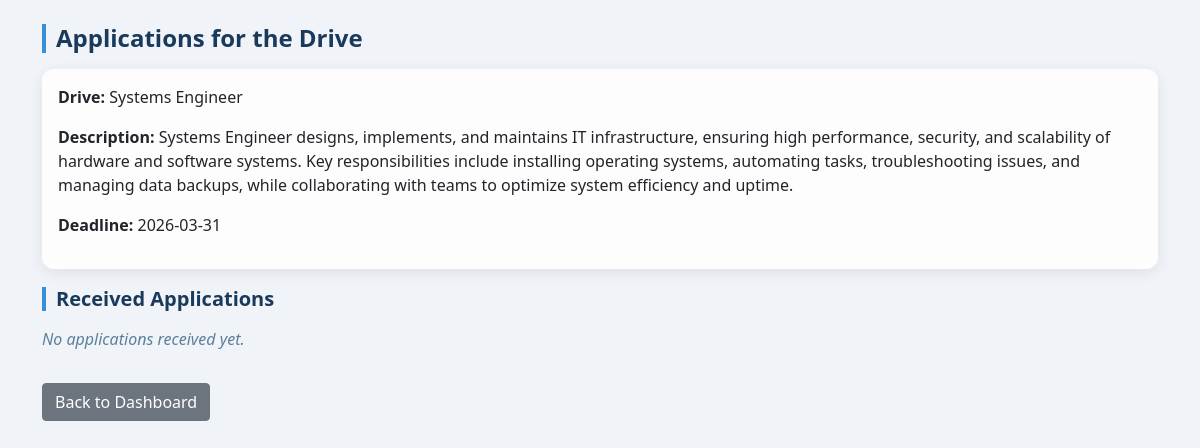
/view_applicants/3, run on an earlier commit of the app's database.
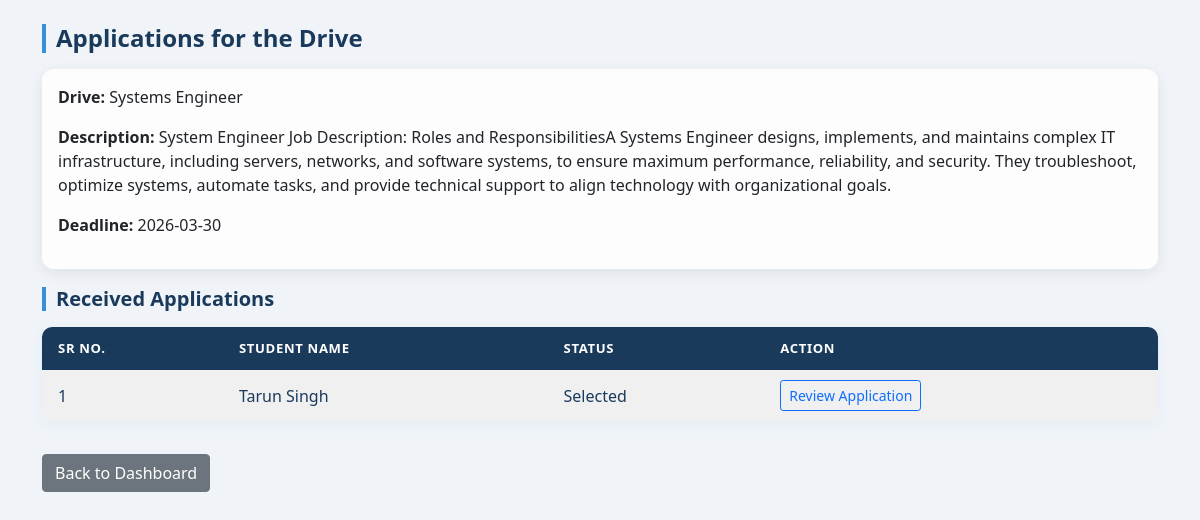
And on a later commit of the database.
### application/models.py (models this page shows)
class Drive(db.Model):
    __tablename__ = 'drive'
    id = db.Column(db.Integer, primary_key=True)
    company_id = db.Column(db.Integer, db.ForeignKey('company.id'), nullable=False)
    drive_name = db.Column(db.String(150), nullable=False)
    job_title = db.Column(db.String(200), nullable=False)
    job_description = db.Column(db.Text, nullable=False)
    eligibility = db.Column(db.String(300))
    salary = db.Column(db.String(100))
    deadline = db.Column(db.Date, nullable=False)
    status = db.Column(db.String(20), default="Pending")
    created_at = db.Column(db.DateTime, default=lambda: datetime.now(timezone.utc))
    applications = db.relationship('Application', backref='drive', lazy=True)

class Application(db.Model):
    __tablename__ = 'application'
    id = db.Column(db.Integer, primary_key=True)
    student_id = db.Column(db.Integer, db.ForeignKey('student.id'), nullable=False)
    drive_id = db.Column(db.Integer, db.ForeignKey('drive.id'), nullable=False)
    company_id = db.Column(db.Integer, db.ForeignKey('company.id'), nullable=False)
    applied_on = db.Column(db.DateTime, default=lambda: datetime.now(timezone.utc))
    status = db.Column(db.String(30), default="Applied")
    __table_args__ = (
        UniqueConstraint('student_id', 'drive_id', name='unique_application'),)

class Student(db.Model):
    __tablename__ = 'student'
    id = db.Column(db.Integer, primary_key=True)
    fullname = db.Column(db.String(150), nullable=False)
    user_id = db.Column(db.Integer, db.ForeignKey('user.id'), nullable=False)
    education = db.Column(db.String(200))
    skills = db.Column(db.String(300))
    resume_filename = db.Column(db.String(200))
    applications = db.relationship('Application', backref='student', lazy=True)

### application/controllers.py (the view)
@app.route("/view_applicants/<int:drive_id>")
def view_applicants(drive_id):
    drive = Drive.query.get(drive_id)
    applications = Application.query.filter_by(drive_id=drive_id).all()
    return render_template(
        "company_view_applicants.html",
        drive=drive,
        applications=applications
    )

### templates/company_view_applicants.html (shortened to what this page needs)
<!DOCTYPE html>
<html>
<head>
  <link href="https://cdn.jsdelivr.net/npm/bootstrap@5.0.2/dist/css/bootstrap.min.css" rel="stylesheet">
  <link rel="stylesheet" href="/static/style.css">
</head>
<body>
<div class="container mt-4">
  <h4>Applications for the Drive</h4>
  <div class="card p-3 mb-3">
    <p><strong>Drive:</strong> {{ drive.job_title }}</p>
    <p><strong>Description:</strong> {{ drive.job_description }}</p>
    <p><strong>Deadline:</strong> {{ drive.deadline }}</p>
  </div>
  <h5>Received Applications</h5>
  {% if applications %}
  <table class="table table-striped">
    <thead>
      <tr>
        <th>Sr No.</th>
        <th>Student Name</th>
        <th>Status</th>
        <th>Action</th>
      </tr>
    </thead>
    <tbody>
      {% for app in applications %}
      <tr>
        <td>{{ loop.index }}</td>
        <td>{{ app.student.fullname }}</td>
        <td>{{ app.status }}</td>
        <td>
          <a href="/company_view_student/{{ app.id }}"
             class="btn btn-outline-primary btn-sm">
             Review Application
          </a>
        </td>
      </tr>
      {% endfor %}
    </tbody>
  </table>
  {% else %}
    <p class="text-muted">No applications received yet.</p>
  {% endif %}
  <a href="/company_dashboard/{{ drive.company.user_id }}" class="btn btn-secondary mt-3">Back to Dashboard</a>

What changed in the data, as far as the page shows it:
changed Drive "Systems Engineer": job_description "Systems Engineer designs, implements, and maintains IT infrastructure, ensuring high performance, security, and scalability of hardware and software systems. Key responsibilities include installing operating systems, automating tasks, troubleshooting issues, and managing data backups, while collaborating with teams to optimize system efficiency and uptime." → "System Engineer Job Description: Roles and ResponsibilitiesA Systems Engineer designs, implements, and maintains complex IT infrastructure, including servers, networks, and software systems, to ensure maximum performance, reliability, and security. They troubleshoot, optimize systems, automate tasks, and provide technical support to align technology with organizational goals."; deadline "2026-03-31" → "2026-03-30"
added Application: student.fullname "Tarun Singh", status "Selected"
Also different on the page:
text no longer shown: "No applications received yet."
text now shown: "SR NO. STUDENT NAME STATUS ACTION"
